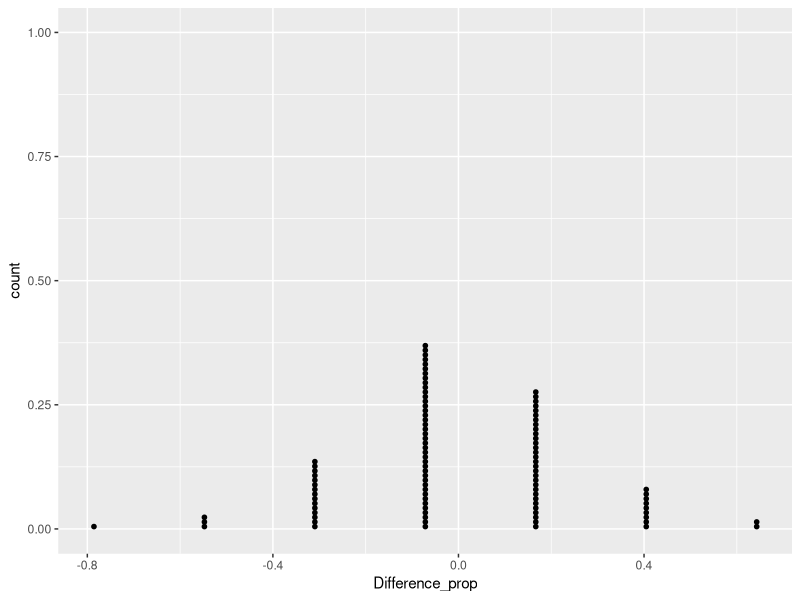

Generate this figure with R:
## ---- chunk 1
knitr::opts_chunk$set(echo = TRUE)
library(ggplot2)
library(dplyr)
## ---- chunk 2
data <- c(rep("Infection", 11), rep("no infection", 9))

data
## ---- chunk 3
index <- sample(1:length(data), 6) # this is where we allocate patients regardless of cause of deaths (that means it is under the null hypothesis model)

placebo <- data[index]
vaccine <- data[-index]

placebo
vaccine
## ---- chunk 4
group <- c(rep("placebo", length(placebo)), rep("vaccine", length(vaccine)))
outcome <- c(placebo, vaccine)
df <- data.frame(Group = group, Outcome = outcome)
df_table <- table(df)
df_table
## ---- chunk 5
ratio1 = df_table[3] / 6
ratio2 = df_table[4] / 14
ratio2-ratio1
## ---- chunk 6
sim_function<-function(){
  index <- sample(1:20, 6)
  placebo <- data[index]
    vaccine <- data[-index]
  group <- c(rep("placebo", length(placebo)), rep("vaccine", length(vaccine)))
outcome <- c(placebo, vaccine)
df <- data.frame(Group = group, Outcome = outcome)
  
  df_table <- table(df)
  ratio1 = df_table[3] / 6
  ratio2 = df_table[4] / 14

  out <- ratio2-ratio1
  
  
  return(out)
}

sim_function()
## ---- chunk 7
library(ggplot2)
rates <- rep(0,100)

for (i in 1:100){
  rates[i] <- sim_function()
}
sim_df <- data.frame(Difference_prop=rates)
ggplot(data=sim_df, aes(x=Difference_prop)) + geom_dotplot(binwidth=1/100)


